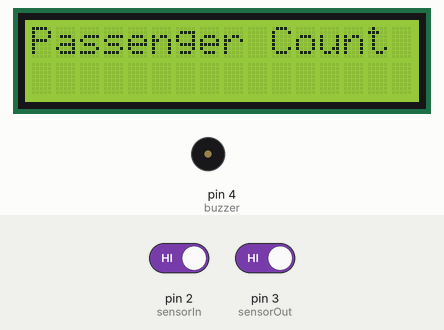
Bench run of a sketch on a simulated Arduino Uno, built with avr-gcc and run on an emulated ATmega328P. Shown: 16×2 character LCD, buzzer (waves = sounding, pin HIGH). The test bench sets the inputs (shaded band); at power-on: pin 2 (sensorIn) HIGH, pin 3 (sensorOut) HIGH.

Above: at 0.1 s.
At 3.2 s:
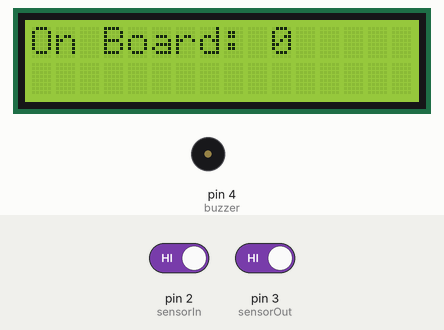
3.3 s: pin 2 (sensorIn) driven LOW
At 4.6 s:
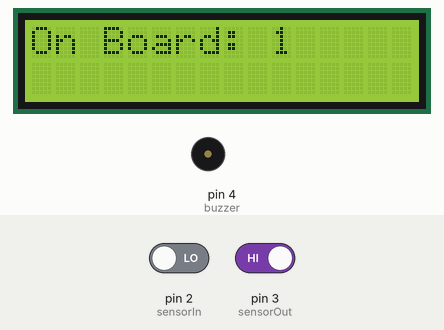
Timing chart, 0 to 6.3 s (numbered marks = the images above; inputs shaded):
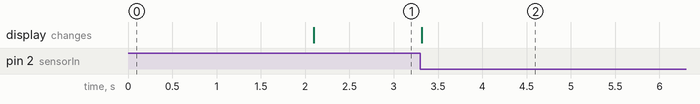

The sketch:

Intelligent_Bus_Counter_With_Buzzer.ino
```cpp
#include <Wire.h>
#include <LiquidCrystal_I2C.h>

// LCD setup
LiquidCrystal_I2C lcd(0x27, 16, 2); // Change address if needed

// Pins
const int sensorIn = 2;    // IR Entry sensor
const int sensorOut = 3;   // IR Exit sensor
const int buzzer = 4;      // Buzzer pin

// Variables
int count = 0;
int maxCapacity = 30;

int inState = HIGH;
int outState = HIGH;

void setup() {
  lcd.begin();
  lcd.backlight();
  lcd.setCursor(0, 0);
  lcd.print("Passenger Count");

  pinMode(sensorIn, INPUT);
  pinMode(sensorOut, INPUT);
  pinMode(buzzer, OUTPUT);
  digitalWrite(buzzer, LOW);

  delay(2000);
  lcd.clear();
  updateLCD();
}

void loop() {
  int currentIn = digitalRead(sensorIn);
  int currentOut = digitalRead(sensorOut);

  // Detect Entry
  if (inState == HIGH && currentIn == LOW) {
    count++;
    updateLCD();
    delay(500);  // Debounce delay
  }
  inState = currentIn;

  // Detect Exit
  if (outState == HIGH && currentOut == LOW) {
    if (count > 0) count--;
    updateLCD();
    delay(500);
  }
  outState = currentOut;

  // Buzzer Alert if Overcapacity
  if (count > maxCapacity) {
    digitalWrite(buzzer, HIGH);
  } else {
    digitalWrite(buzzer, LOW);
  }
}

void updateLCD() {
  lcd.clear();
  lcd.setCursor(0, 0);
  lcd.print("On Board: ");
  lcd.print(count);

  if (count > maxCapacity) {
    lcd.setCursor(0, 1);
    lcd.print("** OVER LIMIT **");
  }
}
```

Measured:
- after the input at 3.3 s, the display: changes at once (image 2)
